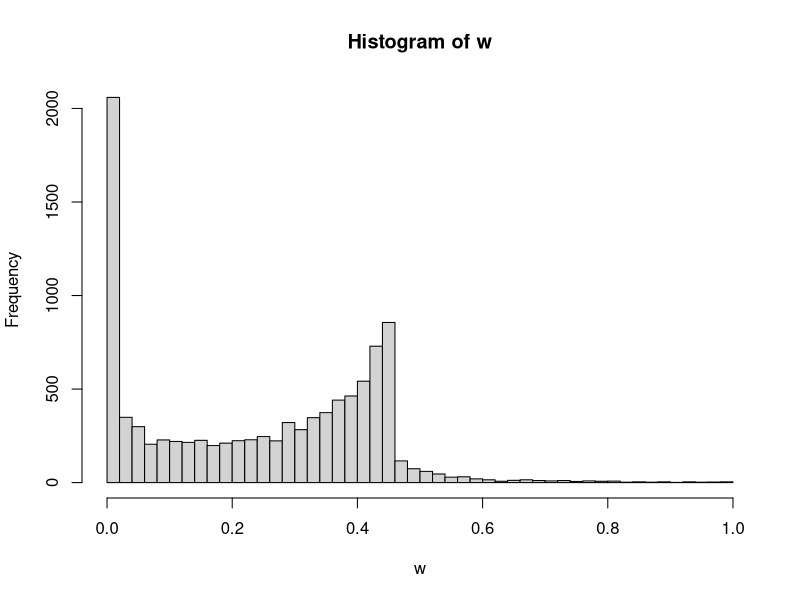
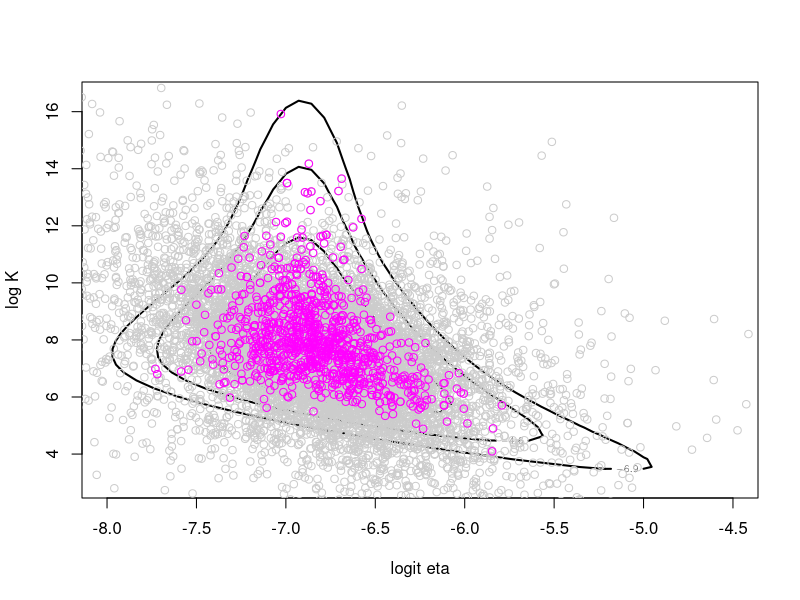
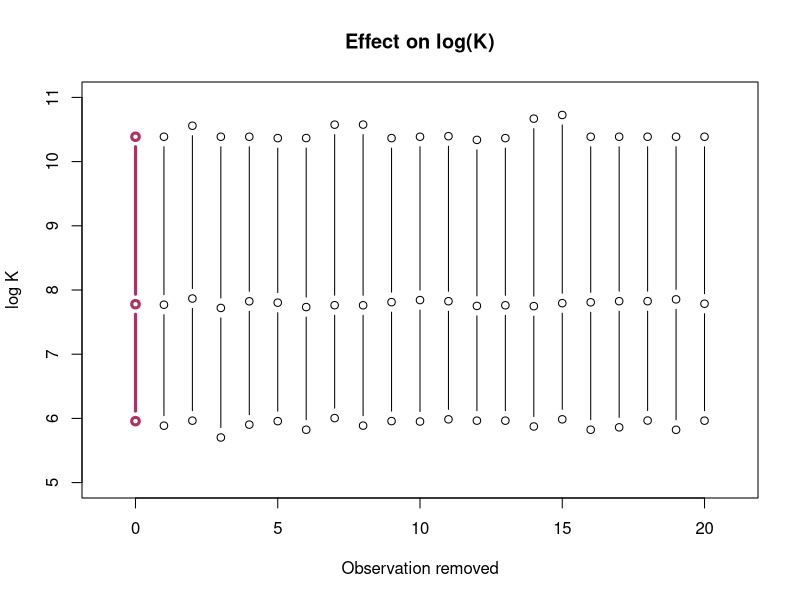
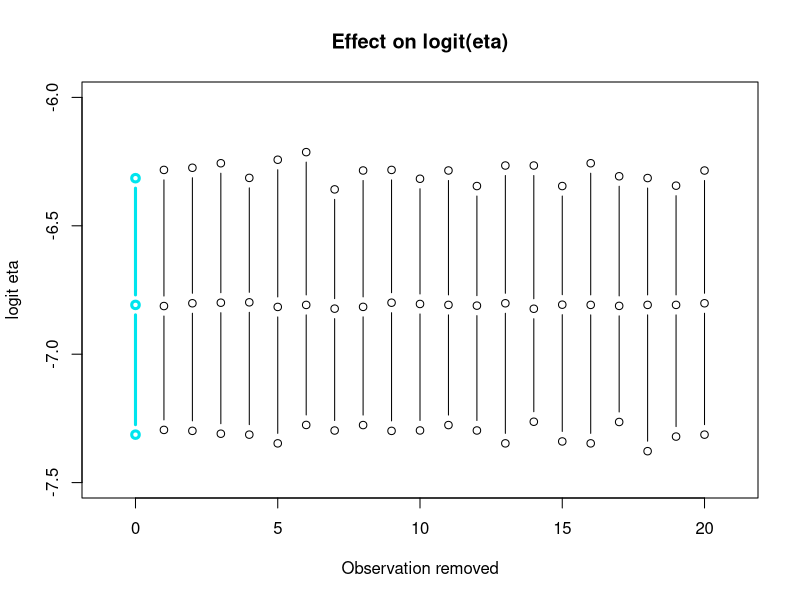

Here is the R script that generated these plots, in order:
#  SIR for cancer mortality example.  We first write our own algorithm
#  to implement SIR and then use the one-line built-in function called
#  sir in the LearnBayes package.

#  Load LearnBayes.

library(LearnBayes)
data(cancermortality)
attach(cancermortality)
head(cancermortality)

n = cancermortality[,2]
y = cancermortality[,1]


samplesize = 20
logit.eta = -7 #choices from the contour plot
log.k = 6
fit = laplace(betabinexch, c(-7,6), cancermortality) #finding mode to define parameters
fit

tpar = list(m = fit$mode, var=2*fit$var, df=4) #
datapar = list(data=cancermortality, par=tpar)

#  Draw theta from the multivariate t with 4 df.

M = 10000
theta=c(0, 0)
theta = rmt(M, mean=c(tpar$m), S=tpar$var, df = tpar$df)

log.like=numeric(M)
for(i in 1:M){
   log.like[i] = betabinexch(theta[i,], cancermortality) }

log.prop = numeric(M)
log.prop = dmt(theta, mean=c(tpar$m), S=tpar$var, df = tpar$df, log=TRUE)

#  Now we can compute the SIR weights and probabilities.

md = max(log.like - log.prop)
w = exp(log.like - log.prop - md)
hist(w, breaks = 50)

#  Check whether the weights are homogeneous enough.  Compute the effective
#  sample size ESS.  Check whether ESS < 5.

quant = ((w/mean(w)) - 1)^2
ESS = sqrt(sum(quant)/length(w))
ESS

#  Another way to look at ESS is to compute (sum w)^2 over the the sum of the
#  squared w.  We compare this value to length(w).

ESS = (sum(w))^2 / sum(w^2)
ESS

probs = w / sum(w)

#  We sample from the set of the M thetas.  We store the "label" of 
#  the sampled thetas into a vector called indices.  We then just 
#  pick the thetas from the M available by just using those indices.
  
indices = sample(1:M, size = 1000, prob=probs, replace=TRUE)
theta.sir = theta[indices,]

mycontour(betabinexch, c(-8, -4.5, 3, 16.5), cancermortality, xlab="logit eta", ylab="log K")
points(theta[,1], theta[,2], col="gray80")
points(theta.sir[,1], theta.sir[,2], col="magenta")


#  The same algorithm is implemented by the function sir in the
#  LearnBayes package.  We can get a similar set of thetas simply by
#  calling the function.

theta.sir2 = sir(betabinexch, tpar, 1000, cancermortality) #name of function that will evaluate the data
#name of function to evaluate the draws
#list for t-dist
#how many draw
#name of dataset

#  We now use SIR to check for influential observations.  
#  We ask ourselves how the 90% credible set for log K will change 
#  if we leave out one observation at a time.

summary = quantile(theta.sir2[,2], c(0.05, 0.5, 0.95))
summary.eta = quantile(theta.sir2[,1], c(0.05, 0.5, 0.95))

summary
summary.eta

summary.obs = matrix(nrow=samplesize, ncol=3, byrow=TRUE)
summary.obs.eta = matrix(nrow=samplesize, ncol=3, byrow=TRUE) #undo log transform

for(i in 1:samplesize){ ##removing one obs at a time and recomputing the 90% cred set for K and eta, evaluating the weights of each data point
  sumw = 0
  for(j in 1:1000){
    eta = exp(theta.sir2[,1])/(1+exp(theta.sir2[,1]))
    K = exp(theta.sir2[,2])
    weight = exp(lbeta(K*eta,K*(1-eta))-lbeta(K*eta+y[i],K*(1-eta)+n[i]-y[i]))
    sumw = sumw + weight
  }
  probs = weight/sumw #normalizing the weights
  indices = sample(1:1000,size=1000,prob=probs,replace=TRUE)
  theta.s=theta.sir2[indices,]
  summary.obs[i,]=quantile(theta.s[,2],c(0.05, 0.5, 0.95))
  summary.obs.eta[i,]=quantile(theta.s[,1],c(0.05, 0.5, 0.95))
}

plot(c(0,0,0),summary,type="b",lwd=3,col="maroon",xlim=c(-1,21),ylim=c(5,11),xlab="Observation removed", ylab="log K",
   main="Effect on log(K)")
for(i in 1:20) lines(c(i,i,i), summary.obs[i,], type="b")

plot(c(0,0,0),summary.eta,type="b",lwd=3,col="turquoise2",xlim=c(-1,21),ylim=c(-7.5, -6),xlab="Observation removed", ylab="logit eta",
   main="Effect on logit(eta)")
for(i in 1:20) lines(c(i,i,i), summary.obs.eta[i,], type="b") # looking at the influence of each data point
